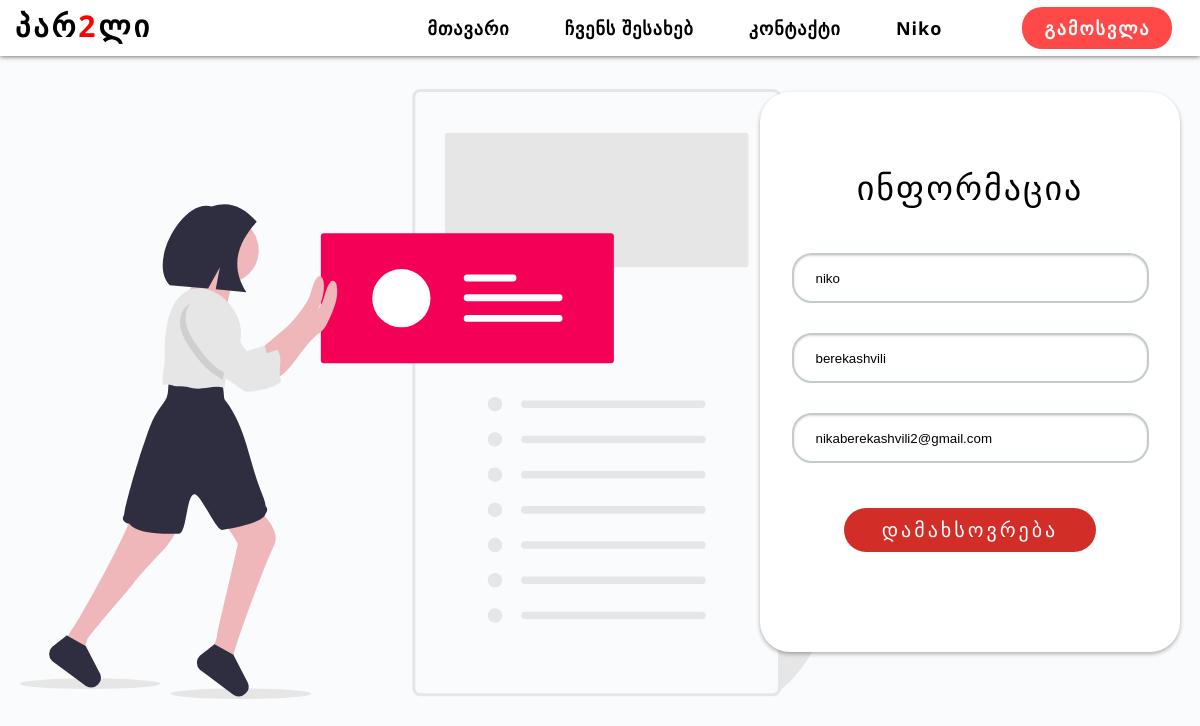
The app's page /account/3/update (signed in) with its own data.
### passwordmanager/models.py (models this page shows, shortened)
class User(db.Model, UserMixin):
    id = db.Column(db.Integer, primary_key=True)
    first_name = db.Column(db.String(20), nullable=False)
    last_name = db.Column(db.String(20), nullable=False)
    email = db.Column(db.String(120), nullable=False)
    password = db.Column(db.String(60), nullable=False)
    accounts = db.relationship('Account', backref='owner', lazy=True)

### passwordmanager/routes.py (the view)
@app.route('/account/<int:user_id>/update', methods=['GET', 'POST'])
@login_required
def user_update(user_id):
    user = User.query.get_or_404(user_id)
    if user != current_user:
        about(403)
    form = UpdateProfile()
    if form.validate_on_submit():
        user.first_name = form.first_name.data
        user.last_name = form.last_name.data
        user.email = form.email.data
        db.session.commit()
        flash('ინფორმაცია წარმატებით განახლდა', 'flash-success')
        return redirect(url_for('account'))
    elif request.method == 'GET':
        form.first_name.data = user.first_name
        form.last_name.data = user.last_name
        form.email.data = user.email
    return render_template('profile_update.html', form=form)

### passwordmanager/forms.py (shortened to what this page needs)
class UpdateProfile(FlaskForm):
    first_name = StringField('სახელი',
         validators=[DataRequired(message='ველის შევსება სავალდებულოა'), Length(min=2, max=20)])
    last_name = StringField('გვარი',
         validators=[DataRequired(message='ველის შევსება სავალდებულოა'), Length(min=4, max=20)])
    email = StringField('ელ. ფოსტა',
         validators=[DataRequired(message='ველის შევსება სავალდებულოა'), Email(message='ელ-ფოსტა არასწორია')])
    submit = SubmitField('განახლება')
    class Meta:
        def render_field(self, field, render_kw):
            render_kw.setdefault('required', False)
            return super().render_field(field, render_kw)

### passwordmanager/models.py (called while the page is built)
@login_manager.user_loader
def load_user(user_id):
    return User.query.get(int(user_id))

### passwordmanager/templates/profile_update.html (shortened to what this page needs)
{% extends 'base.html' %}
{% block content %}
<div class="reg-cont-wrap">
    <div class="reg-pic-cont">
        <img class="reg-pic-pic" id="update-profile" src="{{url_for('static', filename='pictures/update_profile.svg')}}" alt="laptop pictures">
    </div>
    <div class="reg-cont">
        <form method="POST" action="" class="reg-form-cont">
            <h1 class="reg-title">ინფორმაცია</h1>
            <div class="reg-form-div">
                {% if form.first_name.errors %}
                    {{ form.first_name(class="reg-form-invalid", placeholder="სახელი") }}
                        {% for error in form.first_name.errors %}
                            <span class="reg-form-error">{{ error }}</span>
                        {% endfor %}
                {% else %}
                    {{ form.first_name(class="reg-form", placeholder="სახელი") }}
                {% endif %}
            </div>
            <div class="reg-form-div">
                {% if form.last_name.errors %}
                    {{ form.last_name(class="reg-form-invalid", placeholder="გვარი") }}
                        {% for error in form.last_name.errors %}
                            <span class="reg-form-error">{{ error }}</span>
                        {% endfor %}
                {% else %}
                    {{ form.last_name(class="reg-form", placeholder="გვარი") }}
                {% endif %}
            </div>
            <div class="reg-form-div">
                {% if form.email.errors %}
                    {{ form.email(class="reg-form-invalid", placeholder="ელ-ფოსტა") }}
                        {% for error in form.email.errors %}
                            <span class="reg-form-error">{{ error }}</span>
                        {% endfor %}
                {% else %}
                    {{ form.email(class="reg-form", placeholder="ელ-ფოსტა") }}
                {% endif %}
            </div>
            {{ form.submit(class=("reg-sub-btn"), value='დამახსოვრება') }}
        </form>
    </div>
</div>
{% endblock %}

### passwordmanager/templates/base.html (shortened to what this page needs)
<!DOCTYPE html>
<html lang="en">
<head>
    <link rel="stylesheet" type='text/css' href="{{ url_for('static', filename='reset.css') }}">
    <link rel="stylesheet" type='text/css' href="{{ url_for('static', filename='style.css') }}">
</head>
<body>
    <div>
        <nav class="navbar">
            <div class="logo">
                <a href="{{ url_for('home') }}">პარ<span style="color: red;">2</span>ლი</a>
            </div>
            <ul class="nav-ul">
                <li class="li-l"><a href="{{ url_for('home') }}">მთავარი</a></li>
                <li class="li-l"><a href="{{ url_for('about') }}">ჩვენს შესახებ</a></li>
                <li class="li-l"><a href="{{ url_for('contact') }}">კონტაქტი</a></li>
                {% if current_user.is_authenticated %}
                <li class="li-l"><a href="{{ url_for('account') }}"
                        style="text-transform: capitalize;">{{ current_user.first_name }}</a></li>
                <li class="li-logout"><a href="{{ url_for('logout') }}">გამოსვლა</a></li>
                {% else %}
                <li class="li-l"><a href="{{ url_for('login') }}">შესვლა</a></li>
                <li class="li-r"><a href="{{ url_for('register') }}" id="nav-join-us">რეგისტრაცია</a></li>
                {% endif %}
            </ul>
        </nav>
        {% block content %}
        {% endblock %}
    </div>
</body>
</html>

### passwordmanager/static/style.css (style rules this page uses)
body { margin-top: 7vh; background-color: #f9fbfd; }
.navbar { display: flex; position: fixed; top: 0; width: 100%; background-color: #ffffff; z-index: 10; justify-content: space-between; align-items: center; height: 7vh; font-family: 'Open Sans', sans-serif; box-shadow: 0px 0.5px 5px rgba(0, 0, 0, 0.618); }
.navbar a { color: black; letter-spacing: 1px; font-size: 18px; font-weight: bold; }
.logo { display: flex; align-items: center; text-align: center; height: 7vh; padding-bottom: 4px; }
.logo a { width: 10%; color: black; font-size: 30px; font-weight: bolder; margin-left: 15px; letter-spacing: 3px; cursor: pointer; }
.nav-ul { display: flex; align-items: center; justify-content: space-around; width: 800px; }
.li-logout { background-color: rgba(255, 0, 0, 0.712); border-radius: 20px; margin-left: 25px; padding: 12px; display: flex; justify-content: center; width: 150px; }
.li-logout a { color: white; letter-spacing: 2px; }
.reg-cont-wrap { display: flex; justify-content: space-evenly; width: 100%; height: 100vh; background-color: #f9fbfd; }
.reg-cont { display: flex; width: 35%; height: 70vh; margin-top: 3%; justify-content: space-around; background-color: #ffffff; border-radius: 30px; box-shadow: 0 2px 4px 0 rgba(0, 0, 0, 0.300); }
.reg-form-cont { display: flex; flex-direction: column; justify-content: center; align-items: center; width: 100%; }
.reg-form-div { justify-content: center; display: flex; width: 100%; position: relative; }
.reg-form { width: 85%; height: 50px; border: solid 2px #c3cbcb; border-radius: 20px; text-indent: 20px; box-shadow: inset 0 1px 2px 0 rgba(0, 0, 0, 0.15); outline: none; margin: 5px 0px 25px 0px; transition: 0.5s; }
.reg-title { font-size: 34px; letter-spacing: 2px; padding-bottom: 10%; text-align: center; }
.reg-sub-btn { background-color: #d32d27; color: white; font-size: 20px; padding: 10px; width: 60%; border: none; letter-spacing: 3px; border-radius: 30px; cursor: pointer; margin-top: 20px; outline: none; }
.reg-pic-cont { width: 55%; margin-right: 5%; }
#update-profile { padding-top: 5%; }

### records on screen
User: first_name "Niko", first_name "niko", last_name "berekashvili", email "nikaberekashvili2@gmail.com"
